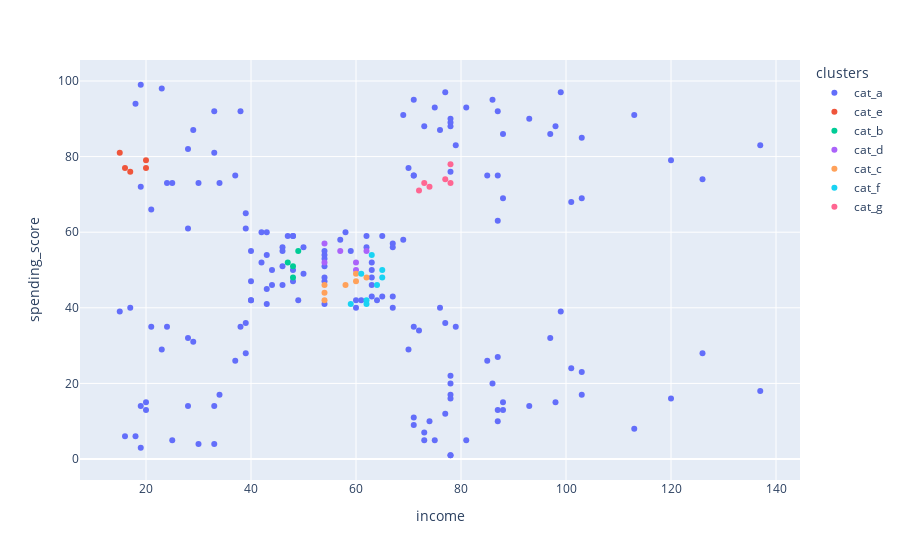

Notebook cell for this chart:
### Code cell
px.scatter(data_frame= data, x = 'income', y = 'spending_score', color= 'clusters')

### Figure 1 — Plotly figure (JSON) as saved in the notebook; plotly's stock layout.template omitted (floating-point values rounded to 4 significant figures; data arrays with more than 128 entries replaced by an {"elided": "..."} marker saying what was removed)
{"data": [{"hovertemplate": "clusters=cat_a<br>income=%{x}<br>spending_score=%{y}<extra></extra>", "legendgroup": "cat_a", "marker": {"color": "#636efa", "symbol": "circle"}, "mode": "markers", "name": "cat_a", "orientation": "v", "showlegend": true, "type": "scatter", "x": {"elided": "164 int values"}, "xaxis": "x", "y": {"elided": "164 int values"}, "yaxis": "y"}, {"hovertemplate": "clusters=cat_e<br>income=%{x}<br>spending_score=%{y}<extra></extra>", "legendgroup": "cat_e", "marker": {"color": "#EF553B", "symbol": "circle"}, "mode": "markers", "name": "cat_e", "orientation": "v", "showlegend": true, "type": "scatter", "x": [15, 16, 17, 20, 20], "xaxis": "x", "y": [81, 77, 76, 77, 79], "yaxis": "y"}, {"hovertemplate": "clusters=cat_b<br>income=%{x}<br>spending_score=%{y}<extra></extra>", "legendgroup": "cat_b", "marker": {"color": "#00cc96", "symbol": "circle"}, "mode": "markers", "name": "cat_b", "orientation": "v", "showlegend": true, "type": "scatter", "x": [47, 48, 48, 49], "xaxis": "x", "y": [52, 51, 48, 55], "yaxis": "y"}, {"hovertemplate": "clusters=cat_d<br>income=%{x}<br>spending_score=%{y}<extra></extra>", "legendgroup": "cat_d", "marker": {"color": "#ab63fa", "symbol": "circle"}, "mode": "markers", "name": "cat_d", "orientation": "v", "showlegend": true, "type": "scatter", "x": [54, 54, 57, 60, 60, 62], "xaxis": "x", "y": [52, 57, 55, 52, 50, 55], "yaxis": "y"}, {"hovertemplate": "clusters=cat_c<br>income=%{x}<br>spending_score=%{y}<extra></extra>", "legendgroup": "cat_c", "marker": {"color": "#FFA15A", "symbol": "circle"}, "mode": "markers", "name": "cat_c", "orientation": "v", "showlegend": true, "type": "scatter", "x": [54, 54, 54, 58, 60, 60, 62], "xaxis": "x", "y": [42, 44, 46, 46, 49, 47, 48], "yaxis": "y"}, {"hovertemplate": "clusters=cat_f<br>income=%{x}<br>spending_score=%{y}<extra></extra>", "legendgroup": "cat_f", "marker": {"color": "#19d3f3", "symbol": "circle"}, "mode": "markers", "name": "cat_f", "orientation": "v", "showlegend": true, "type": "scatter", "x": [59, 61, 62, 62, 63, 64, 65, 65], "xaxis": "x", "y": [41, 49, 41, 42, 54, 46, 48, 50], "yaxis": "y"}, {"hovertemplate": "clusters=cat_g<br>income=%{x}<br>spending_score=%{y}<extra></extra>", "legendgroup": "cat_g", "marker": {"color": "#FF6692", "symbol": "circle"}, "mode": "markers", "name": "cat_g", "orientation": "v", "showlegend": true, "type": "scatter", "x": [72, 73, 74, 77, 78, 78], "xaxis": "x", "y": [71, 73, 72, 74, 78, 73], "yaxis": "y"}], "layout": {"legend": {"title": {"text": "clusters"}, "tracegroupgap": 0}, "margin": {"t": 60}, "xaxis": {"anchor": "y", "domain": [0, 1], "title": {"text": "income"}}, "yaxis": {"anchor": "x", "domain": [0, 1], "title": {"text": "spending_score"}}}}
